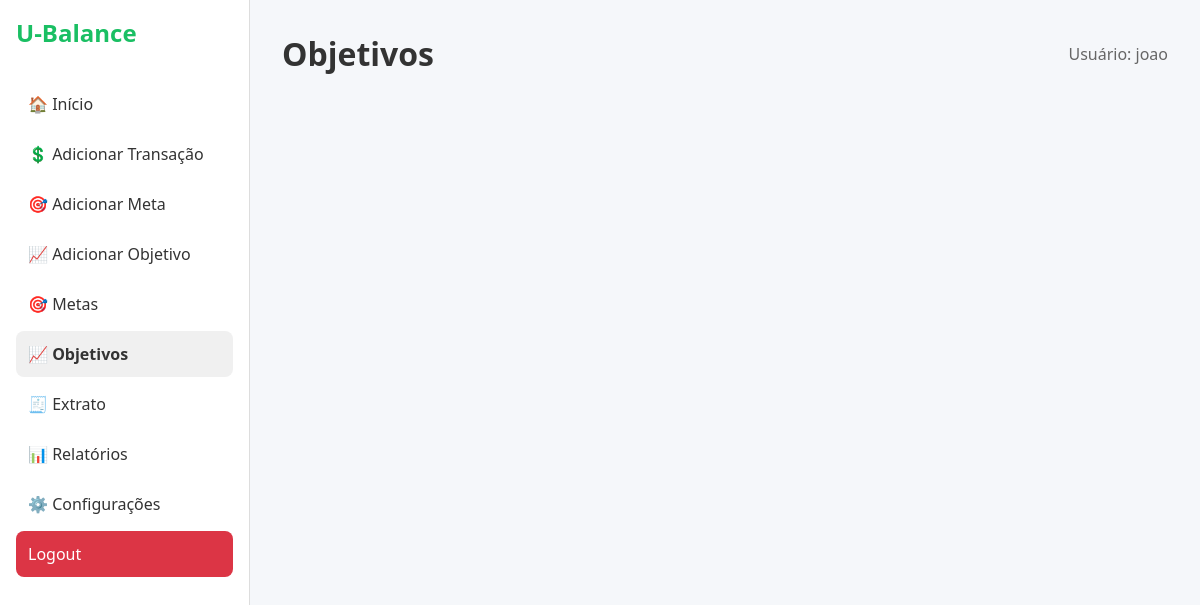
The page /objetivos/ (signed in) on the database as committed earlier.
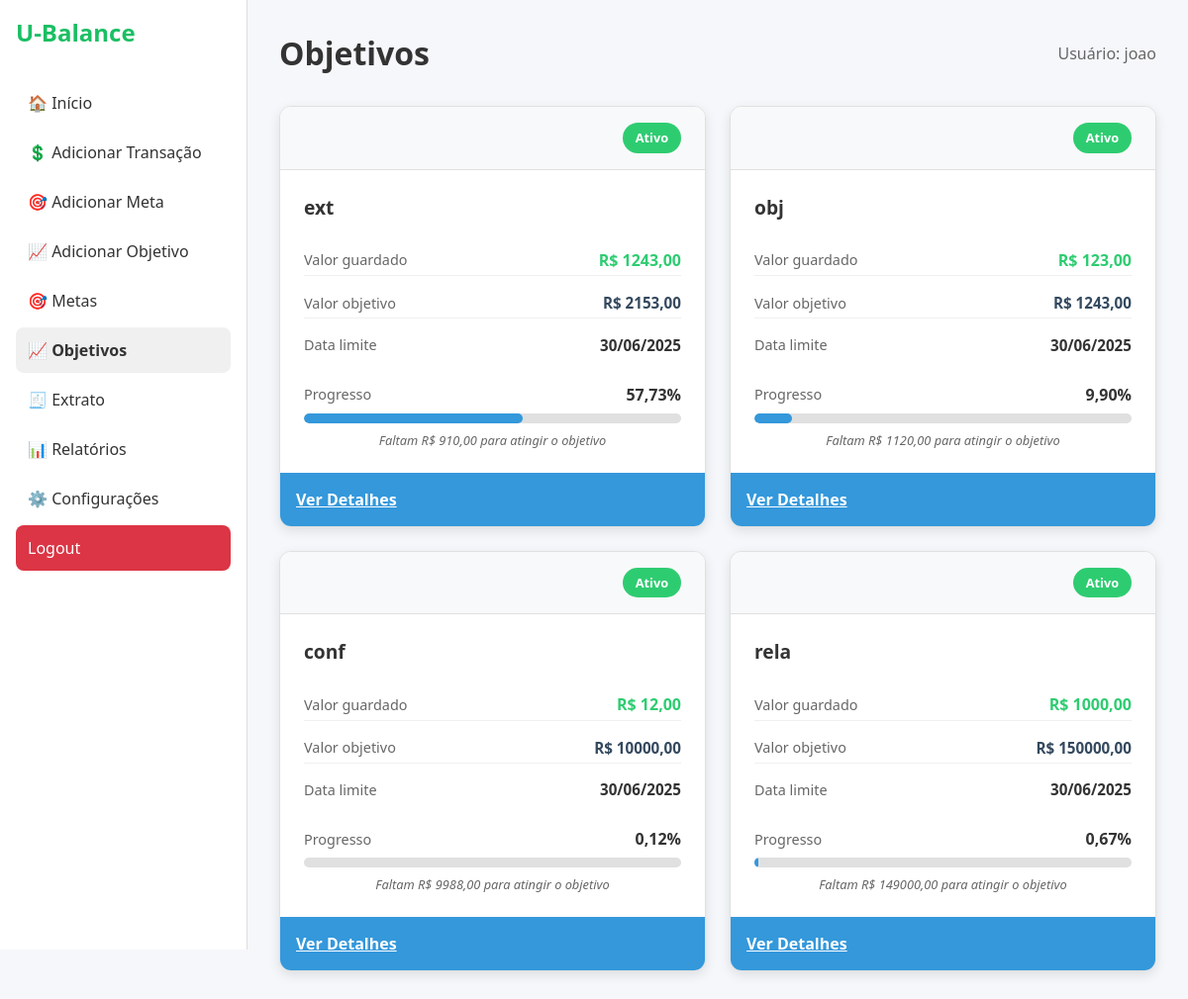
The same page on the database as committed later.
### apps/usuarios/models.py (models this page shows, shortened)
class CustomUser(AbstractUser):
    objects = CustomUserManager()
    saldoAtual = models.DecimalField(max_digits=12, decimal_places=2, default=0.00)
    dataUltimaTransacaoVerificada = models.DateField(default=date.today())

### apps/objetivos/models.py (models this page shows, shortened)
class Objetivos(models.Model):
    __opcoes_status = [
        ('A', 'Ativo'),
        ('T', 'Atrasado'),
        ('P', 'Pausado'),
        ('C', 'Concluido')
    ]
    user_fk = models.ForeignKey(settings.AUTH_USER_MODEL, on_delete=models.CASCADE, related_name='Objetivos')
    titulo = models.CharField(max_length=100, null=False)
    valor_objetivo = models.DecimalField(max_digits=12, decimal_places=2, null=False)
    valor_guardado = models.DecimalField(max_digits=12, decimal_places=2, default=0)
    data_inicio = models.DateField(auto_now_add=True)
    data_fim = models.DateField(null=False)
    data_conclusao = models.DateField(null=True,blank=True)
    status = models.CharField(max_length=1, choices=__opcoes_status, default='A')
    def porcentagem(self):
        if self.valor_guardado > 0:
            return round((self.valor_guardado/self.valor_objetivo)*100, 2)
        return 0
    def valor_faltante(self):
        return max(self.valor_objetivo - self.valor_guardado, Decimal('0'))
    def status_formatado(self):
        formatacao = {
              'A': 'Ativo'
            , 'T': 'Atrasado'
            , 'P': 'Pausado'
            , 'C': 'Concluido'
        }
        return formatacao.get(self.status)

### apps/objetivos/views.py (the view)
# urls.py: path('', views.menuObjetivos, name='menu_objetivos'),
def menuObjetivos(request):
    if not request.user.is_authenticated:
        return redirect(reverse('usuario:login'))
    getterobjetivos = GetObjetivo(request.user.id)
    operacaoobjetivos = OperacoesObjetivo(request.user.id)
    objetivos = getterobjetivos.todosEmOrdem()
    for objetivo in objetivos:
        operacaoobjetivos.atualizarObjetivo(objetivo)
    categorias = Categoria.objects.all()
    context = {'objetivos': objetivos
             , 'categorias': categorias
             , 'todas_categorias_receita': categorias.filter(tipo='R')
             , 'todas_categorias_despesa': categorias.filter(tipo='D')
             , 'hoje': date.today()
             , 'mes': date.today().month
             , 'ano': date.today().year
    }
    return render(request, 'objetivos.html', context)

### apps/objetivos/operacoes/objetivos.py (called while the page is built)
    def atualizarObjetivo(self, objetivo: Objetivos):
        if not objetivo.status == 'A':
            return 'Objetivo pausado ou concluido'
        else:
            hoje = date.today()
            if objetivo.data_fim < hoje and objetivo.valor_guardado < objetivo.valor_objetivo:
                objetivo.status = 'T'
        try:
            objetivo.save()
        except Exception as e:
            raise Exception('Não foi possivel atualizar o objetivo')

    def todosEmOrdem(self) -> list:
        objetivos = Objetivos.objects.filter(user_fk=self.user)
        ativos = objetivos.filter(status='A')
        pausado = objetivos.filter(status='P')
        atrasados = objetivos.filter(status='T')
        concluidos = objetivos.filter(status='C')
        ativos = sorted(ativos, key=lambda objetivo: abs(objetivo.valor_objetivo - objetivo.valor_guardado))
        pausado = sorted(pausado, key=lambda objetivo: abs(objetivo.valor_objetivo - objetivo.valor_guardado))
        atrasados = sorted(atrasados, key=lambda objetivo: abs(objetivo.valor_objetivo - objetivo.valor_guardado))
        concluidos = sorted(concluidos, key=lambda objetivo: abs(objetivo.valor_objetivo - objetivo.valor_guardado))
        return list(chain( ativos, atrasados, pausado, concluidos))

### apps/objetivos/templates/objetivos.html (shortened to what this page needs)
{% load static %}
<!DOCTYPE html>
<html lang="pt-br">
<head>
    <link rel="stylesheet" href="{% static 'core/css/style_dashboard.css' %}"/>
    <link rel="stylesheet" href="{% static 'objetivos/css/objetivos.css' %}"/>
</head>
<body>
<aside class="sidebar">
    <h1>U-Balance</h1>
    <nav>
        <a href="{% url 'core:dashboard' %}">🏠 Início</a>
        <a href="" id="abrirModalTransacao">💲 Adicionar Transação</a>
        <a href="#" id="abrirModalMeta">🎯 Adicionar Meta</a>
        <a href="#" id="abrirModalObjetivo">📈 Adicionar Objetivo</a>
        <a href="{% url 'core:metas:meta' %}">🎯 Metas</a>
        <a href="{% url 'core:objetivos:menu_objetivos' %}"
           style="display:block; background-color: #f0f0f0; font-weight: 600;">📈 Objetivos</a>
        <a href="{% url 'core:menuExtrato' mes=mes ano=ano %}">🧾 Extrato </a>
        <a href="{% url 'core:relatorio:relatorio_mensal' %}">📊 Relatórios</a>
        <a href="{% url 'usuario:configuracoes' %}">⚙️ Configurações</a>
        <a href="{% url 'usuario:logout' %}" id="logout">Logout</a>
    </nav>
</aside>
<main class="content">
    <div class="objetivos-header">
        <h1>Objetivos</h1>
        <div class="usuario-info">Usuário: {{ user.username }}</div>
    </div>
    <div class="objetivos-grid">
        {% for objetivo in objetivos %}
            <div class="objetivo-card">
                <div class="objetivo-header">
                    <div class="objetivo-status status-{{ objetivo.status_formatado|lower|slugify }}">
                        {{ objetivo.status_formatado }}
                    </div>
                </div>
                <div class="objetivo-content">
                    <h3 class="objetivo-titulo">{{ objetivo.titulo }}</h3>
                    <div class="objetivo-valores">
                        <div class="valor-item">
                            <span class="valor-label">Valor guardado</span>
                            <span class="valor-amount valor-guardado">R$ {{ objetivo.valor_guardado|floatformat:2 }}</span>
                        </div>
                        <div class="valor-item">
                            <span class="valor-label">Valor objetivo</span>
                            <span class="valor-amount valor-objetivo">R$ {{ objetivo.valor_objetivo|floatformat:2 }}</span>
                        </div>
                        <div class="valor-item">
                            <span class="valor-label">Data limite</span>
                            <span class="valor-amount valor-data">{{ objetivo.data_fim|date:"d/m/Y" }}</span>
                        </div>
                    </div>
                    <div class="objetivo-progresso">
                        <div class="progresso-info">
                            <span class="progresso-label">Progresso</span>
                            <span class="progresso-percentage">{{ objetivo.porcentagem }}%</span>
                        </div>
                        <div class="progresso-bar">
                            <div class="progresso-fill {% if objetivo.porcentagem > 60 %}progresso-bom{% endif %}"
                                 style="width: {{ objetivo.porcentagem|floatformat:0 }}%;">
                            </div>
                        </div>
                        <div class="progresso-detalhes">
                            <span>Faltam R$ {{ objetivo.valor_faltante|floatformat:2 }} para atingir o objetivo</span>
                        </div>
                    </div>
                </div>
                <a href="{% url 'core:objetivos:detalhe_objetivo' objetivo.id %}" class="btn-ver-mais">
                    Ver Detalhes
                </a>
            </div>
        {% endfor %}
    </div>
</main>
</body>
</html>

### apps/core/static/core/css/style_dashboard.css (style rules this page uses)
* { margin: 0; padding: 0; box-sizing: border-box; font-family: 'Segoe UI', sans-serif; }
body { display: flex; background: #f5f7fa; }
.sidebar { width: 250px; background-color: #ffffff; border-right: 1px solid #ddd; height: 120vh; padding: 1rem; }
.sidebar h1 { font-size: 1.5rem; color: #1abf63; margin-bottom: 2rem; }
.sidebar nav a { display: block; padding: 0.75rem; text-decoration: none; color: #333; margin: 0.25rem 0; border-radius: 8px; }
#logout { background-color: #dc3545; color: white; }
.content { flex: 1; padding: 2rem; overflow-y: auto; }

### apps/objetivos/static/objetivos/css/objetivos.css (style rules this page uses)
.objetivos-header { display: flex; justify-content: space-between; align-items: center; margin-bottom: 2rem; }
.objetivos-header h1 { font-size: 2rem; color: #333; margin: 0; }
.usuario-info { font-size: 1rem; color: #666; font-weight: 500; }
.objetivos-grid { display: grid; grid-template-columns: repeat(auto-fit, minmax(350px, 1fr)); gap: 1.5rem; margin-bottom: 2rem; }
.objetivo-card { background-color: #fff; border-radius: 12px; box-shadow: 0 4px 12px rgba(0,0,0,0.1); border: 1px solid #e0e0e0; overflow: hidden; transition: transform 0.3s ease, box-shadow 0.3s ease; min-height: 300px; display: flex; flex-direction: column; justify-content: space-between; }
.objetivo-header { display: flex; justify-content: flex-end; align-items: center; padding: 1rem 1.5rem; background-color: #f8f9fa; border-bottom: 1px solid #e0e0e0; }
.objetivo-status { padding: 0.4rem 0.8rem; border-radius: 20px; font-size: 0.8rem; font-weight: 600; color: white; }
.status-ativo { background-color: #2ecc71; }
.objetivo-content { padding: 1.5rem; flex: 1; }
.objetivo-titulo { font-size: 1.2rem; color: #333; margin-bottom: 1.5rem; font-weight: 600; }
.objetivo-valores { display: flex; flex-direction: column; gap: 0.75rem; margin-bottom: 1.5rem; }
.valor-item { display: flex; justify-content: space-between; align-items: center; padding: 0.3rem 0; border-bottom: 1px solid #f0f0f0; }
.valor-item:last-child { border-bottom: none; }
.valor-label { color: #666; font-weight: 500; font-size: 0.9rem; }
.valor-amount { font-weight: 600; font-size: 0.95rem; }
.valor-guardado { color: #2ecc71; font-size: 1rem; }
.valor-objetivo { color: #34495e; }
.valor-data { color: #333; }
.objetivo-progresso { margin-top: 1.5rem; }
.progresso-info { display: flex; justify-content: space-between; align-items: center; margin-bottom: 0.5rem; }
.progresso-label { color: #666; font-weight: 500; font-size: 0.9rem; }
.progresso-percentage { color: #333; font-weight: 700; font-size: 1rem; }
.progresso-bar { width: 100%; height: 10px; background-color: #e0e0e0; border-radius: 5px; overflow: hidden; margin-bottom: 0.5rem; }
.progresso-fill { height: 100%; background-color: #3498db; border-radius: 5px; transition: width 0.3s ease; }
.progresso-detalhes { font-size: 0.8rem; color: #666; text-align: center; font-style: italic; margin-top: 0.5rem; }
.btn-ver-mais { width: 100%; padding: 1rem; background-color: #3498db; color: white; border: none; font-size: 1rem; font-weight: 600; cursor: pointer; transition: background-color 0.3s ease; }

Rows that differ between the two databases and show on the page:
added Objetivos: status_formatado "Ativo", titulo "ext", valor_guardado "1243,00", valor_objetivo "2153,00", data_fim "30/06/2025", porcentagem "57,73", valor_faltante "910,00"
added Objetivos: status_formatado "Ativo", titulo "obj", valor_guardado "123,00", valor_objetivo "1243,00", data_fim "30/06/2025", porcentagem "9,90", valor_faltante "1120,00"
added Objetivos: status_formatado "Ativo", titulo "conf", valor_guardado "12,00", valor_objetivo "10000,00", data_fim "30/06/2025", porcentagem "0,12", valor_faltante "9988,00"
added Objetivos: status_formatado "Ativo", titulo "rela", valor_guardado "1000,00", valor_objetivo "150000,00", data_fim "30/06/2025", porcentagem "0,67", valor_faltante "149000,00"
